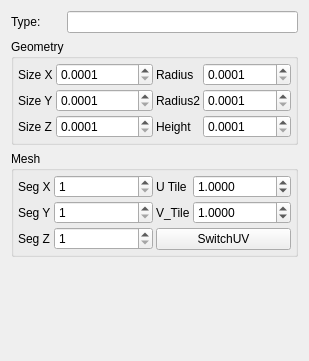
<?xml version="1.0" encoding="UTF-8"?>
<ui version="4.0">
 <class>PrimitivesWidget</class>
 <widget class="QWidget" name="PrimitivesWidget">
  <property name="geometry">
   <rect>
    <x>0</x>
    <y>0</y>
    <width>309</width>
    <height>361</height>
   </rect>
  </property>
  <property name="windowTitle">
   <string>Form</string>
  </property>
  <layout class="QVBoxLayout" name="verticalLayout">
   <item>
    <layout class="QHBoxLayout" name="horizontalLayout_15">
     <item>
      <widget class="QLabel" name="label_type">
       <property name="sizePolicy">
        <sizepolicy hsizetype="Fixed" vsizetype="Fixed">
         <horstretch>0</horstretch>
         <verstretch>0</verstretch>
        </sizepolicy>
       </property>
       <property name="text">
        <string>Type:      </string>
       </property>
      </widget>
     </item>
     <item>
      <widget class="QLineEdit" name="edit_type">
       <property name="maxLength">
        <number>20</number>
       </property>
       <property name="readOnly">
        <bool>true</bool>
       </property>
      </widget>
     </item>
    </layout>
   </item>
   <item>
    <widget class="QGroupBox" name="gb_Geometry">
     <property name="title">
      <string>Geometry</string>
     </property>
     <layout class="QHBoxLayout" name="horizontalLayout_2">
      <property name="spacing">
       <number>3</number>
      </property>
      <property name="leftMargin">
       <number>4</number>
      </property>
      <property name="topMargin">
       <number>4</number>
      </property>
      <property name="rightMargin">
       <number>4</number>
      </property>
      <property name="bottomMargin">
       <number>4</number>
      </property>
      <item>
       <layout class="QFormLayout" name="formLayout_3">
        <property name="fieldGrowthPolicy">
         <enum>QFormLayout::AllNonFixedFieldsGrow</enum>
        </property>
        <item row="0" column="0">
         <widget class="QLabel" name="label_sizeX">
          <property name="text">
           <string>Size X</string>
          </property>
         </widget>
        </item>
        <item row="0" column="1">
         <widget class="QDoubleSpinBox" name="edit_sizeX">
          <property name="decimals">
           <number>4</number>
          </property>
          <property name="minimum">
           <double>0.000100000000000</double>
          </property>
          <property name="singleStep">
           <double>0.100000000000000</double>
          </property>
         </widget>
        </item>
        <item row="1" column="0">
         <widget class="QLabel" name="label_sizeY">
          <property name="text">
           <string>Size Y</string>
          </property>
         </widget>
        </item>
        <item row="1" column="1">
         <widget class="QDoubleSpinBox" name="edit_sizeY">
          <property name="decimals">
           <number>4</number>
          </property>
          <property name="minimum">
           <double>0.000100000000000</double>
          </property>
          <property name="singleStep">
           <double>0.100000000000000</double>
          </property>
         </widget>
        </item>
        <item row="2" column="0">
         <widget class="QLabel" name="label_sizeZ">
          <property name="text">
           <string>Size Z</string>
          </property>
         </widget>
        </item>
        <item row="2" column="1">
         <widget class="QDoubleSpinBox" name="edit_sizeZ">
          <property name="decimals">
           <number>4</number>
          </property>
          <property name="minimum">
           <double>0.000100000000000</double>
          </property>
          <property name="singleStep">
           <double>0.100000000000000</double>
          </property>
         </widget>
        </item>
       </layout>
      </item>
      <item>
       <layout class="QFormLayout" name="formLayout_2">
        <property name="fieldGrowthPolicy">
         <enum>QFormLayout::AllNonFixedFieldsGrow</enum>
        </property>
        <item row="0" column="0">
         <widget class="QLabel" name="label_radius">
          <property name="text">
           <string>Radius</string>
          </property>
         </widget>
        </item>
        <item row="0" column="1">
         <widget class="QDoubleSpinBox" name="edit_radius">
          <property name="decimals">
           <number>4</number>
          </property>
          <property name="minimum">
           <double>0.000100000000000</double>
          </property>
          <property name="singleStep">
           <double>0.100000000000000</double>
          </property>
         </widget>
        </item>
        <item row="1" column="0">
         <widget class="QLabel" name="label_radius2">
          <property name="text">
           <string>Radius2</string>
          </property>
         </widget>
        </item>
        <item row="1" column="1">
         <widget class="QDoubleSpinBox" name="edit_radius2">
          <property name="decimals">
           <number>4</number>
          </property>
          <property name="minimum">
           <double>0.000100000000000</double>
          </property>
          <property name="singleStep">
           <double>0.100000000000000</double>
          </property>
         </widget>
        </item>
        <item row="2" column="0">
         <widget class="QLabel" name="label_height">
          <property name="text">
           <string>Height</string>
          </property>
         </widget>
        </item>
        <item row="2" column="1">
         <widget class="QDoubleSpinBox" name="edit_height">
          <property name="decimals">
           <number>4</number>
          </property>
          <property name="minimum">
           <double>0.000100000000000</double>
          </property>
          <property name="singleStep">
           <double>0.100000000000000</double>
          </property>
         </widget>
        </item>
       </layout>
      </item>
     </layout>
    </widget>
   </item>
   <item>
    <widget class="QGroupBox" name="gb_Mesh">
     <property name="title">
      <string>Mesh</string>
     </property>
     <property name="flat">
      <bool>false</bool>
     </property>
     <layout class="QHBoxLayout" name="horizontalLayout_3">
      <property name="spacing">
       <number>3</number>
      </property>
      <property name="leftMargin">
       <number>4</number>
      </property>
      <property name="topMargin">
       <number>4</number>
      </property>
      <property name="rightMargin">
       <number>4</number>
      </property>
      <property name="bottomMargin">
       <number>4</number>
      </property>
      <item>
       <layout class="QFormLayout" name="formLayout">
        <item row="0" column="0">
         <widget class="QLabel" name="label_numSegX">
          <property name="text">
           <string>Seg X</string>
          </property>
         </widget>
        </item>
        <item row="0" column="1">
         <widget class="QSpinBox" name="edit_numSegX">
          <property name="minimum">
           <number>1</number>
          </property>
         </widget>
        </item>
        <item row="1" column="0">
         <widget class="QLabel" name="label_numSegY">
          <property name="text">
           <string>Seg Y</string>
          </property>
         </widget>
        </item>
        <item row="2" column="0">
         <widget class="QLabel" name="label_numSegZ">
          <property name="text">
           <string>Seg Z</string>
          </property>
         </widget>
        </item>
        <item row="1" column="1">
         <widget class="QSpinBox" name="edit_numSegY">
          <property name="minimum">
           <number>1</number>
          </property>
         </widget>
        </item>
        <item row="2" column="1">
         <widget class="QSpinBox" name="edit_numSegZ">
          <property name="minimum">
           <number>1</number>
          </property>
         </widget>
        </item>
       </layout>
      </item>
      <item>
       <layout class="QVBoxLayout" name="verticalLayout_2">
        <item>
         <layout class="QFormLayout" name="formLayout_4">
          <property name="fieldGrowthPolicy">
           <enum>QFormLayout::AllNonFixedFieldsGrow</enum>
          </property>
          <item row="0" column="0">
           <widget class="QLabel" name="label_UTile">
            <property name="text">
             <string>U Tile</string>
            </property>
           </widget>
          </item>
          <item row="0" column="1">
           <widget class="QDoubleSpinBox" name="edit_UTile">
            <property name="decimals">
             <number>4</number>
            </property>
            <property name="minimum">
             <double>0.000100000000000</double>
            </property>
            <property name="singleStep">
             <double>0.100000000000000</double>
            </property>
            <property name="value">
             <double>1.000000000000000</double>
            </property>
           </widget>
          </item>
          <item row="1" column="0">
           <widget class="QLabel" name="label_VTile">
            <property name="text">
             <string>V_Tile</string>
            </property>
           </widget>
          </item>
          <item row="1" column="1">
           <widget class="QDoubleSpinBox" name="edit_VTile">
            <property name="decimals">
             <number>4</number>
            </property>
            <property name="minimum">
             <double>0.000100000000000</double>
            </property>
            <property name="singleStep">
             <double>0.100000000000000</double>
            </property>
            <property name="value">
             <double>1.000000000000000</double>
            </property>
           </widget>
          </item>
         </layout>
        </item>
        <item>
         <widget class="QPushButton" name="pb_switchUV">
          <property name="text">
           <string>SwitchUV</string>
          </property>
          <property name="checkable">
           <bool>true</bool>
          </property>
         </widget>
        </item>
       </layout>
      </item>
     </layout>
    </widget>
   </item>
   <item>
    <spacer name="verticalSpacer">
     <property name="orientation">
      <enum>Qt::Vertical</enum>
     </property>
     <property name="sizeHint" stdset="0">
      <size>
       <width>20</width>
       <height>40</height>
      </size>
     </property>
    </spacer>
   </item>
  </layout>
 </widget>
 <resources/>
 <connections/>
</ui>
